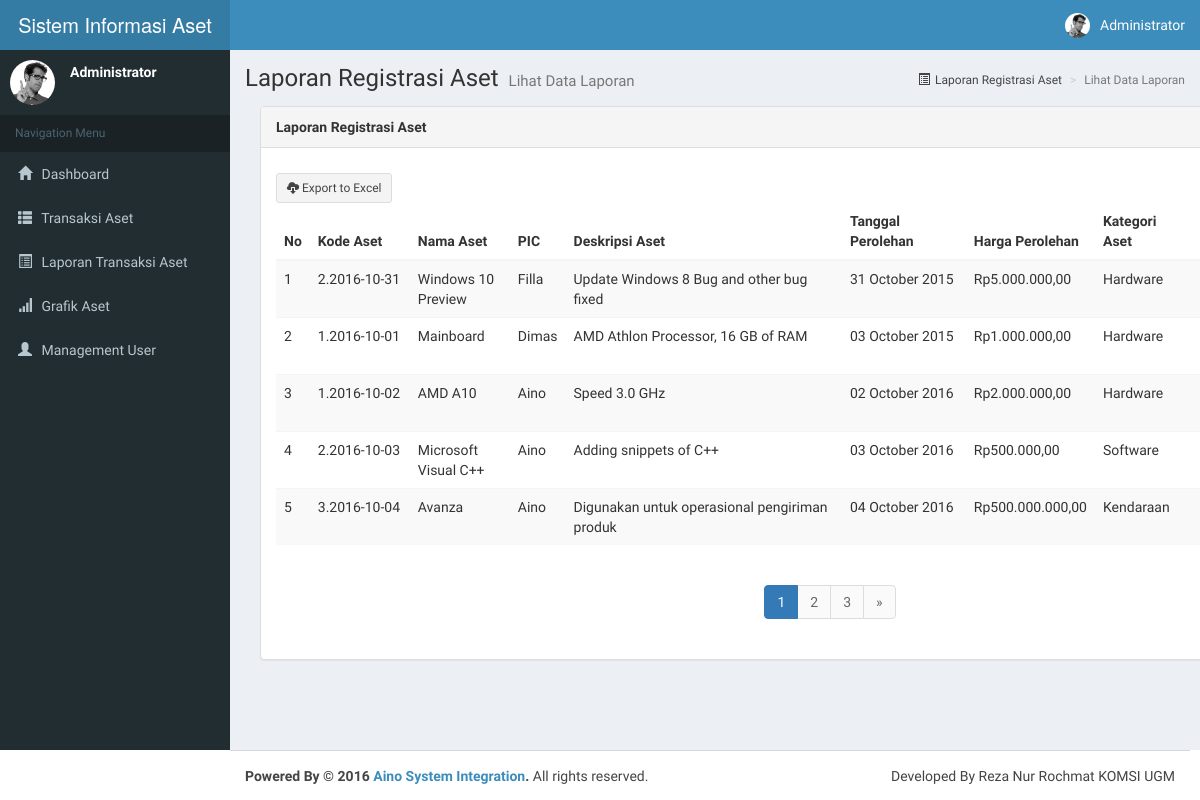
The app's page /index.php/laporanperencanaan/getLaporanPerencanaan with its own data.
### tables this page shows
CREATE TABLE IF NOT EXISTS `master_aset` (
  `kode_aset` varchar(20) NOT NULL,
  `id_aset` int(10) NOT NULL,
  `nama_aset` varchar(30) NOT NULL,
  `pic` varchar(60) NOT NULL,
  `deskripsi_aset` varchar(500) NOT NULL,
  `tanggal_perolehan` date NOT NULL,
  `harga_perolehan` varchar(30) NOT NULL,
  `kode_status_aset` int(10) NOT NULL,
  `kode_kategori_aset` int(10) NOT NULL
);

CREATE TABLE IF NOT EXISTS `kategori_aset` (
  `kode_kategori_aset` int(11) NOT NULL,
  `nama_kategori_aset` varchar(50) NOT NULL
);

### index.php (called while the page is built, shortened)
<?php
require_once BASEPATH.'core/CodeIgniter.php';

### application/models/mlaporanperencanaan.php (called while the page is built, shortened)
<?php
class mlaporanperencanaan extends CI_Model{
	function data($number,$offset){
		$this->db->select('master_aset.kode_aset,master_aset.nama_aset,master_aset.pic,master_aset.deskripsi_aset,
							master_aset.tanggal_perolehan,master_aset.harga_perolehan,
							kategori_aset.nama_kategori_aset,status_aset.nama_status_aset');
		$this->db->where('master_aset.kode_kategori_aset=kategori_aset.kode_kategori_aset
							AND master_aset.kode_status_aset=status_aset.kode_status_aset');
		return $query = $this->db->get('master_aset,kategori_aset,status_aset',$number,$offset)->result();
	}
	function jumlah_data(){
		$this->db->select('master_aset.kode_aset,master_aset.nama_aset,master_aset.pic,master_aset.deskripsi_aset,
							master_aset.tanggal_perolehan,master_aset.harga_perolehan,
							kategori_aset.nama_kategori_aset,status_aset.nama_status_aset');
		$this->db->where('master_aset.kode_kategori_aset=kategori_aset.kode_kategori_aset
							AND master_aset.kode_status_aset=status_aset.kode_status_aset');
		return $this->db->get('master_aset,kategori_aset,status_aset')->num_rows();
	}
}
?>

### application/views/vlaporanperencanaan.php (the view, shortened to what this page needs)
<!DOCTYPE html>
<html>
<head>
  <link  href="<?php echo base_url().'assets/'?>bootstrap/css/bootstrap.min.css" rel="stylesheet">
  <link href="<?php echo base_url().'assets/'?>dist/css/font-awesome.css" rel="stylesheet">
  <link href="<?php echo base_url().'assets/'?>dist/css/ionicons.css" rel="stylesheet">
  <link href="<?php echo base_url().'assets/'?>dist/css/AdminLTE.min.css" rel="stylesheet">
  <link href="<?php echo base_url().'assets/'?>dist/css/footer.css" rel="stylesheet">
  <link href="<?php echo base_url().'assets/'?>dist/css/skins/skin-blue.min.css" rel="stylesheet">
</head>
<body class="hold-transition skin-blue sidebar-mini">
<div class="wrapper">
  <header class="main-header">
    <a href="index2.html" class="logo">
      <span class="logo-lg">Sistem Informasi Aset </span>
    </a>
    <nav class="navbar navbar-static-top" role="navigation">
      <div class="navbar-custom-menu">
        <ul class="nav navbar-nav">
          <li class="dropdown user user-menu">
            <a href="#" class="dropdown-toggle" data-toggle="dropdown">
              <img src="<?php echo base_url().'assets/'?>dist/img/user2-160x160.jpg" class="user-image" alt="User Image">
              <span class="hidden-xs">Administrator</span>
            </a>
          </li>
        </ul>
      </div>
    </nav>
  </header>
  <aside class="main-sidebar">
    <section class="sidebar">
      <div class="user-panel">
        <div class="pull-left image">
          <img src="<?php echo base_url().'assets/'?>dist/img/user2-160x160.jpg" class="img-circle" alt="User Image">
        </div>
        <div class="pull-left info">
          <p>Administrator</p>
        </div>
      </div>
      <ul class="sidebar-menu">
        <li class="header">Navigation Menu</li>
        <li><a href="<?php echo site_url('grafiktotal/getGrafik');?>"><i class="glyphicon glyphicon-home"></i> <span>Dashboard</span></a></li>
        <li class="treeview">
          <a href="#"><i class="glyphicon glyphicon-th-list"></i> <span>Transaksi Aset</span> <i class="fa-fa arrow"></i></a>
        </li>
         <li class="treeview">
          <a href="#"><i class="glyphicon glyphicon-list-alt"></i> <span>Laporan Transaksi Aset</span></a>
        </li>
         <li><a href="<?php echo site_url('grafikaset/getGrafikAset');?>"><i class="glyphicon glyphicon-signal"></i> <span>Grafik Aset</span></a></li>
          <li class="treeview">
           <a href="<?php echo site_url('user/getData')?>"><i class="glyphicon glyphicon-user"></i> <span>Management User</span></a>
        </li>
      </ul>
    </section>
  </aside>
  <div class="content-wrapper">
    <section class="content-header">
      <h1>
        Laporan Registrasi Aset
        <small>Lihat Data Laporan</small>
      </h1>
      <ol class="breadcrumb">
        <li><a href="#"><i class="glyphicon glyphicon-list-alt"></i>Laporan Registrasi Aset</a></li>
        <li class="active">Lihat Data Laporan</li>
      </ol>
    </section>
    <section class="content">
      <div class="container">
        <div class="panel panel-default">
           <div class="panel-heading"><b>Laporan Registrasi Aset</b></div>
                <div class="panel-body">
                          <a class="btn btn-sm btn-default" id="btnExport" onclick="tableToExcel('testTable', 'W3C Example Table')" value="Export to Excel"><i class="glyphicon glyphicon-cloud-download"></i> Export to Excel</a>
                           <table class="table table-striped" id="testTable" >
                             <thead>
                                 <tr height="10px">
                                 <th>No</th>
                                 <th>Kode Aset</th>
                                 <th width="100px">Nama Aset</th>
                                 <th>PIC</th>
                                 <th>Deskripsi Aset</th>
                                 <th>Tanggal Perolehan</th>
                                 <th>Harga Perolehan</th>
                                 <th>Kategori Aset</th>
                                 <th>Status Aset</th>
                                 </tr>
                                </thead>
                            <tbody>
                            <?php if(empty($qlaporanperencanaan)){ ?>
                             <tr>
                              <td colspan="6">Data tidak ditemukan</td>
                             </tr>
                            <?php }else{
                              $no=$this->uri->segment('3')+1;
                              foreach($qlaporanperencanaan as $data){ $no;?>
                             <tr colspan='3'>
                                <td><?php echo $no++?></td>
                                <td width="100px"><?php echo $data->kode_aset?></td>
                                <td><?php echo $data->nama_aset?></td>
                                <td><?php echo $data->pic?></td>
                                <td><?php echo $data->deskripsi_aset?></td>
                                <td><?php echo date("d F Y",strtotime($data->tanggal_perolehan)); ?></td>
                                <td><?php echo $rp ="Rp".number_format($data->harga_perolehan,2,',','.')?></td>
                                <td><?php echo $data->nama_kategori_aset?></td>
                                <td><?php echo $data->nama_status_aset?></td>
                             </tr>
                            <?php }}?>
                            </tbody>
                           </table>
                            <div class="row">
                                <div class="col-md-12 text-center">
                                      <?php echo $this->pagination->create_links(); ?>
                                  </div>
                              </div>
                            </div>
                        </div>
                    </div>
                        </section>
                      </div>
  <footer class="main-footer">
    <div class="pull-right hidden-xs">
      Developed By Reza Nur Rochmat KOMSI UGM
    </div>
    <strong>Powered By &copy; 2016 <a href="#">Aino System Integration</a>.</strong> All rights reserved.
  </footer>
</div>
</body>
</html>

### application/controllers/laporanperencanaan.php (shortened to what this page needs)
<?php if(! defined('BASEPATH')) exit('No direct access allowed');
class laporanperencanaan extends CI_Controller{
	public function __construct(){
		$this->load->model('mlaporanperencanaan');
		$this->load->helper('form','url');
		$this->load->library('pagination');
	}
	public function getLaporanPerencanaan()
	{
	    $config['per_page'] = 5;
	    $from = $this->uri->segment(3);
	    $config['full_tag_open'] = '<ul class="pagination">';
	    $config['full_tag_close'] = '</ul>';
	    $config['next_tag_open'] = '<li>';
	    $config['next_tag_close'] = '</li>';
	    $config['cur_tag_open'] = '<li class="active"><a href="#">';
	    $config['cur_tag_close'] = '</a></li>';
	    $config['num_tag_open'] = '<li>';
	    $config['num_tag_close'] = '</li>';
	    $data['qlaporanperencanaan'] = $this->mlaporanperencanaan->data($config['per_page'],$from);
		$this->load->view('vlaporanperencanaan',$data);
	}
}
?>

### records on screen
master_aset: kode_aset "2.2016-10-31", nama_aset "Windows 10 Preview", pic "Filla", deskripsi_aset "Update Windows 8 Bug and other bug fixed", tanggal_perolehan "31 October 2015", harga_perolehan "Rp5.000.000,00", kode_kategori_aset.nama_kategori_aset "Hardware"
master_aset: kode_aset "1.2016-10-01", nama_aset "Mainboard", pic "Dimas", deskripsi_aset "AMD Athlon Processor, 16 GB of RAM", tanggal_perolehan "03 October 2015", harga_perolehan "Rp1.000.000,00", kode_kategori_aset.nama_kategori_aset "Hardware"
master_aset: kode_aset "1.2016-10-02", nama_aset "AMD A10", pic "Aino", deskripsi_aset "Speed 3.0 GHz", tanggal_perolehan "02 October 2016", harga_perolehan "Rp2.000.000,00", kode_kategori_aset.nama_kategori_aset "Hardware"
master_aset: kode_aset "2.2016-10-03", nama_aset "Microsoft Visual C++", pic "Aino", deskripsi_aset "Adding snippets of C++", tanggal_perolehan "03 October 2016", harga_perolehan "Rp500.000,00", kode_kategori_aset.nama_kategori_aset "Software"
master_aset: kode_aset "3.2016-10-04", nama_aset "Avanza", pic "Aino", deskripsi_aset "Digunakan untuk operasional pengiriman produk", tanggal_perolehan "04 October 2016", harga_perolehan "Rp500.000.000,00", kode_kategori_aset.nama_kategori_aset "Kendaraan"

### other values on screen
$this->pagination->create_links() "1 2 3 »"
